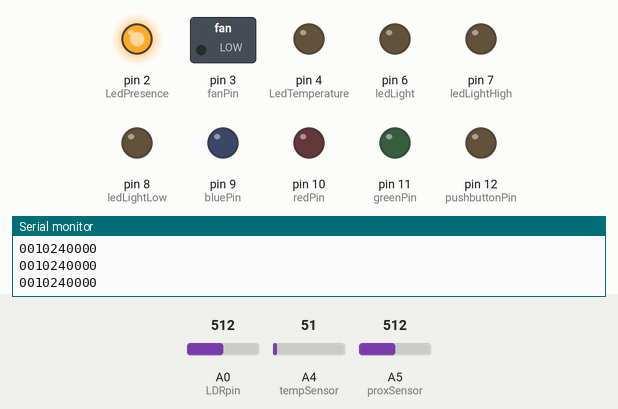
Simulated run of this sketch. Board: Arduino Uno, built with avr-gcc and run on an emulated ATmega328P. Parts: switched loads named in the sketch (green lamp = pin HIGH), output pins drawn as LEDs (lit = HIGH), the last lines printed to the serial monitor. Inputs (shaded band) come from the test bench; at power-on: A4 (tempSensor) = 51, A0 (LDRpin) = 512, A5 (proxSensor) = 512.

Above: at 1.2 s.
1.3 s: A4 (tempSensor) set to 98
2.8 s: A4 (tempSensor) set to 114
At 3.4 s:
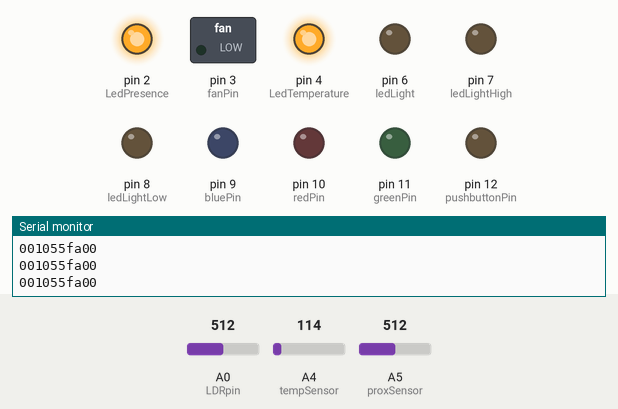
4.3 s: A0 (LDRpin) set to 654
5.8 s: A0 (LDRpin) set to 683
At 6.8 s:
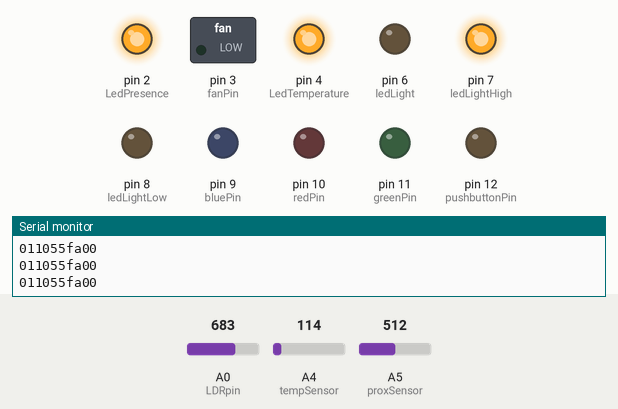
7.3 s: A5 (proxSensor) set to 103
8.8 s: A5 (proxSensor) set to 85
At 9.1 s:
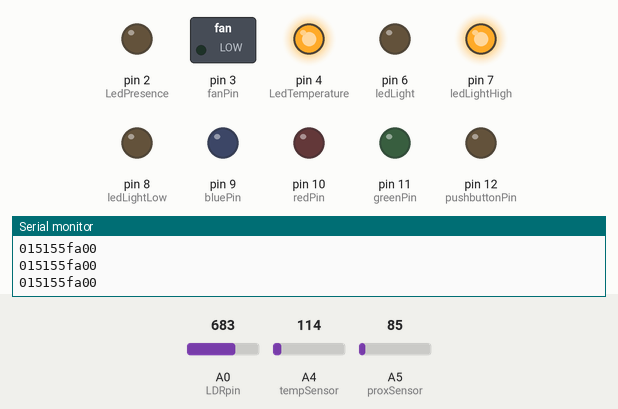
Timing chart, 0 to 11.3 s (numbered marks = the images above; inputs shaded):
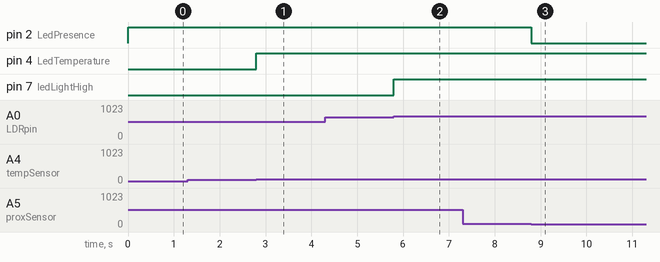

Measured:
- the behaviour switches between 102 and 103 on A4 (tempSensor) (found by bisection; images 0 and 1)
- the behaviour switches between 670 and 671 on A0 (LDRpin) (found by bisection; images 1 and 2)
- the behaviour switches between 96 and 95 on A5 (proxSensor) (found by bisection; images 2 and 3)
- after the input at 2.8 s, pin 4 (LedTemperature): LOW → HIGH at once
- after the input at 5.8 s, pin 7 (ledLightHigh): LOW → HIGH at once
- after the input at 8.8 s, pin 2 (LedPresence): HIGH → LOW at once

The sketch:

part1_vI.ino
```cpp
// libraries for the timer interrupt
#include <avr/io.h>
#include <avr/interrupt.h>


/**********************************************************
 **********************************************************
 **********************************************************
 *****
 *****                     VARIABES
 *****
 **********************************************************
 **********************************************************
 *********************************************************/


/**********************************************************
 * OPERATION MODES
 **********************************************************/
const int pushbuttonPin = 12;

int buttonPushCounter = 0;   // counter for the number of button presses
int buttonState = 0;         // current state of the button
int lastButtonState = 0;     // previous state of the button

const int redPin = 10;
const int greenPin = 11;
const int bluePin = 9;


/**********************************************************
 * LDR
 **********************************************************/
const int LDRpin = A0; //input pin for the LDR sensor

const int ledLightLow =8; //pin for LED for light off
const int ledLightHigh =7; //pin for LED for light on

const int VoltDiv =10000; //resistance used with the LDR for the voltage divisor
const int LDRvcc =5; //voltage used to supply the voltage divisor
const int LDR_uplimit = 19000;
const int LDR_downlimit = 1500;

float LDRValue = 0; // variable to store the value coming from the sensor
float LDRVolt =0; // LDR tension
float LDRes=0; // LDR resistance

//moving average variables
const int ldrNumReadings=20; // number of readings to compute moving average
float ldrReadings[ldrNumReadings]; // the readings from the analog input
int ldrIndex = 0; // the index of the current reading
float ldrTotal = 0; // the running total
float ldrAverage = 0; // the average

/**********************************************************
 * PROXIMITY
 **********************************************************/
const int proxSensor = A5; //input pin fo the proximity sensor
const int LedPresence = 2; // select the pin for the LED that detects presence

float proximity, distance;

// moving average variables
const int proximityNumReadings=5; // number of readings to compute moving average
int proximityReadings[proximityNumReadings]; // the readings from the analog input
int proximityIndex = 0; // the index of the current reading
int proximityTotal = 0; // the running total
int proximityAverage = 0; // the average


/**********************************************************
 * TEMPERATURE
 **********************************************************/
const int tempSensor = A4; //input pin for he temperature sensor
const int LedTemperature = 4; // select the pin for the LED that detects temperatures above 50ºC

float realtemp, temperature;

// moving average variables
const int tempNumReadings=5; // number of readings to compute moving average
float tempReadings[tempNumReadings]; // the readings from the analog input
int tempIndex = 0; // the index of the current reading
float tempTotal = 0; // the running total
float tempAverage = 0; // the average

/**********************************************************
 *                 Communication
 **********************************************************/
boolean printFlag=0;
String LR; //Light resistance
String PP; //proximity
String TT; //temperature
String FF; //duty cycle of fan
String LU; //duty cycle of luminaire
String messageToPC;

/**********************************************************
 *                   FAN
 **********************************************************/
const int fanPin = 3;
const int potentiometerFanPin = A1;


double pidFan_y, pidFan_u; //input reading and output value
double pidFan_ref=33; //reference
double pidFan_errorSum, pidFan_lastError; //error sum and previous erros for integral and derivative components
double pidFan_kp=22, pidFan_ki=0.01, pidFan_kd=0; //proportional, integral and derivative variables

/**********************************************************
 *                   LUMINAIRE
 **********************************************************/
const int ledLight = 6;
const int potentiometerLEDPin = A2;

int outputLEDValue=0;           /* variable that stores the output luminaire value */
double pidLED_y, pidLED_u; //input reading and output value
double pidLED_ref; //reference for the light resistance
double pidLED_errorSum, pidLED_lastError; //error sum and previous erros for integral and derivative components
double pidLED_kp=0.0005, pidLED_ki=0.000005, pidLED_kd=0.02; //proportional, integral and derivative variables


/****************************************************
 *
 *                 PID control
 *
 *****************************************************/

ISR(TIMER1_COMPA_vect){  //interrupt code

    printFlag=1;

  /*****************************
   *             LED
   ******************************/
  // get latest reading
  pidLED_y=ldrAverage;

  double error = pidLED_ref - pidLED_y; //compute current error
  pidLED_errorSum += (error * 10); //error's integral
  int errorDerivative = (error - pidLED_lastError) / 10; //error's derivative

  // calculation of PID ouput
  pidLED_u = pidLED_kp * error + pidLED_ki * pidLED_errorSum + pidLED_kd * errorDerivative;

  // save error for future derivative
  pidLED_lastError=error;

  // if PID output exceeds 255, then it is 255; if it is negative, then it is 0
  if (pidLED_u > 255) pidLED_u=255;
  if (pidLED_u < 0) pidLED_u=0;

  /*****************************
   *             FAN
   ******************************/

  //get latest reading
  pidFan_y=tempAverage;

  error =  pidFan_y - pidFan_ref; //compute current error
  pidFan_errorSum += (error * 10); //error's integral
  errorDerivative = (error - pidFan_lastError) / 10; //error's derivative

  //anti windup for the fan
  if(pidFan_ki*pidFan_errorSum > 255) pidFan_errorSum = 255/pidFan_ki;
  if(pidFan_ki*pidFan_errorSum < -255) pidFan_errorSum = -255/pidFan_ki;

  // calculation of PID ouput
  pidFan_u = pidFan_kp * error + pidFan_ki * pidFan_errorSum + pidFan_kd * errorDerivative;

  // save error for future derivative
  pidFan_lastError=error;

  pidFan_u = (pidFan_u < 0) ? -pidFan_u : pidFan_u;

  if(pidFan_u > 250) pidFan_u = 250;

  if(error<0) pidFan_u=0;  // if temperature hasn't exceeded setpoint, don't act

}


void setup() {

  cli(); //disable all interrupts

  //proximity
  //pinMode(proxSensor, INPUT);
  pinMode(LedPresence, OUTPUT);


  //temperature
  //pinMode(tempSensor, INPUT);
  pinMode(LedTemperature, OUTPUT);

  // light sensor
  pinMode(ledLightLow, OUTPUT);
  pinMode(ledLightHigh, OUTPUT);

  // luminaire
  //pinMode(potentiometerLEDPin, INPUT);
  pinMode(ledLight, OUTPUT);

  // fan
  //pinMode(potentiometerFanPin, INPUT);
  pinMode(fanPin, OUTPUT);

  //operation mode
  pinMode(pushbuttonPin, OUTPUT);
  pinMode(redPin, OUTPUT);
  pinMode(greenPin, OUTPUT);
  pinMode(bluePin, OUTPUT);

  // initialize serial communication:
  Serial.begin(115200);

  ////Set interrupt for the PID timer
  TCCR1A = 0;// set entire TCCR1A register to 0
  TCCR1B = 0;// same for TCCR1B
  TCNT1  = 0;//initialize counter value to 0
  // set compare match register for 1hz increments
  OCR1A = 625;// = (16*10^6) / (100*256) - 1 -> we want a frequency of 100 Hz (10ms) using a prescale of 256
  // turn on CTC mode
  TCCR1B |= (1 << WGM12);
  // Set CS10 and CS12 bits for 256 prescaler
  TCCR1B |= (1 << CS12);// | (1 << CS10);
  // enable timer compare interrupt
  TIMSK1 |= (1 << OCIE1A);


  // change frequency of pin 3 to reduce fan noise
  const byte mask= B11111000;
  // mask bits that are not prescale !
  int prescale = 1;

  TCCR2B = (TCCR2B & mask) | prescale;

  sei(); //enable all interrupts

}

void loop()
{
    //change PID LED reference points
    if (distance < 50) pidLED_ref=18000;
    else pidLED_ref=2000;

  /**********************************************************
   *
   * Proximity
   *
   **********************************************************/

  // read from proximity sensor
  proximity = analogRead(proxSensor);

  //// moving average to reduce noise
  // subtract the last reading:
  proximityTotal= proximityTotal - proximityReadings[proximityIndex];

  // read from the sensor:
  proximityReadings[proximityIndex] = proximity;

  // add the reading to the total:
  proximityTotal= proximityTotal + proximityReadings[proximityIndex];

  // advance to the next position in the array:
  proximityIndex = proximityIndex + 1;

  // if we're at the end of the array...
  if (proximityIndex >= proximityNumReadings)
    // ...wrap around to the beginning:
    proximityIndex = 0;

  // calculate the average:
  proximityAverage = proximityTotal / proximityNumReadings;

  //calculate distance
  distance = -0.146 * proximityAverage + 63.87;
  //Serial.println(distance,DEC);

  // workstation occupied if presence detected within 50 cm
  if (distance < 50) digitalWrite(LedPresence, HIGH);
  else digitalWrite(LedPresence, LOW);

  // equation y=-0.146x + 63.87 (in cm); it's linear in the interval [20,50] (cm)


  /**********************************************************
   *
   * Temperature
   *
   **********************************************************/

  // get temperature reading
  temperature = analogRead(tempSensor);

  // calculate real temperature from reading
  realtemp=( ( 5 * (float)temperature ) / 1023 ) / 0.01;

  // filter that doesn't accept readings which vary more than 10% from moving average
  if ( (realtemp > 1.2 * tempAverage || realtemp < 0.8 * tempAverage) && millis() > 5000) realtemp=tempAverage;

  //// moving average to reduce noise
  // subtract the last reading:
  tempTotal= tempTotal - tempReadings[tempIndex];
  // read from the sensor:
  tempReadings[tempIndex] = realtemp;
  // add the reading to the total:
  tempTotal= tempTotal + tempReadings[tempIndex];
  // advance to the next position in the array:
  tempIndex = tempIndex + 1;

  // if we're at the end of the array...
  if (tempIndex >= tempNumReadings)
    // ...wrap around to the beginning:
    tempIndex = 0;

  // calculate the average:
  tempAverage = tempTotal / tempNumReadings;

  //if temperature reaches 50º, LED ir turned on
  if (tempAverage > 50) digitalWrite(LedTemperature, HIGH);
  else digitalWrite(LedTemperature, LOW);


  /**********************************************************
   *
   * LDR
   *
   **********************************************************/

  // read the value from the sensor
  LDRValue = analogRead(LDRpin);

  //convert the LDR reading to a voltage
  LDRVolt = (5.00*LDRValue)/1023.00;

  //compute LDR resistance
  //LDRes= ( LDRvcc*VoltDiv- LDRVolt*VoltDiv) / LDRVolt; //old formula
  LDRes = ( VoltDiv * LDRVolt ) / ( 5 - LDRVolt);

  //// moving average to reduce noise
  // subtract the last reading:
  ldrTotal= ldrTotal - ldrReadings[ldrIndex];

  // read from the sensor:
  ldrReadings[ldrIndex] = LDRes;

  // add the reading to the total:
  ldrTotal= ldrTotal + ldrReadings[ldrIndex];

  // advance to the next position in the array:
  ldrIndex = ldrIndex + 1;

  // if we're at the end of the array...
  if (ldrIndex >= ldrNumReadings)
    // ...wrap around to the beginning:
    ldrIndex = 0;

  // calculate the average:
  ldrAverage = ldrTotal / ldrNumReadings;

  //change state LED
  if (LDRes < LDR_downlimit){ //there is enough light in the room
    digitalWrite(ledLightLow, HIGH);
    digitalWrite(ledLightHigh, LOW);
  }
  else if(LDRes > LDR_uplimit){ //there is not enough light in the room
    digitalWrite(ledLightHigh, HIGH);
    digitalWrite(ledLightLow, LOW);
  }
  else{ //there is so-so light in the room
    digitalWrite(ledLightLow, LOW);
    digitalWrite(ledLightHigh, LOW);
  }

  /**********************************************************
   *
   *                 COMMUNICATION TO PC
   *
   **********************************************************/

   LR = String(map(ldrAverage,0,1000000,0,99),DEC);
   if(LR.length() == 1) LR = String("0" + LR);

   distance = (distance > 0) ? distance : -distance;
   PP = String((int)distance,DEC);
   if(PP.length() == 1) PP = String("0" + PP);

   TT = String((int)((tempAverage > 99) ? 99 : tempAverage),DEC);
   if(TT.length() == 1) TT = String("0" + TT);

   FF = String((int)pidFan_u, HEX);
   if (FF.length() == 1) FF = String("0" + FF);

   LU = String((int)outputLEDValue, HEX);
   if (LU.length() == 1) LU = String("0" + LU);

   messageToPC = String(LR + PP + TT + FF + LU);


   // printFlag turns 1 with 10ms timer
   if (printFlag == 1 && messageToPC.length()==10){
       Serial.println(messageToPC);

       /* Serial.println("LR="+LR); */
       /* Serial.println("PP="+PP); */
       /* Serial.println("TT="+TT); */
       /* Serial.println("FF="+FF); */
       /* Serial.println("LU="+LU); */

       printFlag=0;
   }

  /**********************************************************
   *
   * OPERATION MODES
   *
   **********************************************************/


   // read the pushbutton input pin:
   buttonState = digitalRead(pushbuttonPin);

   // compare the buttonState to its previous state
   if (buttonState == HIGH && lastButtonState == LOW) {
       buttonPushCounter++;
       if(buttonPushCounter > 3) buttonPushCounter = 0;
       //Serial.println(buttonPushCounter,DEC);
   }

   // save the current state as the last state,
   //for next time through the loop
   lastButtonState = buttonState;

   switch (buttonPushCounter){
   case 1: //Manual
       {
           digitalWrite(redPin, LOW);
           digitalWrite(greenPin, HIGH);
           digitalWrite(bluePin, LOW);

           //read fan pot and drive fan
           int potentiometerFanValue = analogRead(potentiometerFanPin);
           potentiometerFanValue=map(potentiometerFanValue,0,1023,0,255);
           analogWrite(fanPin,potentiometerFanValue);

           //read potentiometer and drive luminaire accordingly
           int potentiometerLEDValue = analogRead(potentiometerLEDPin);
           potentiometerLEDValue = map(potentiometerLEDValue,0,1023,0,255);
           /* analogWrite(ledLight,potentiometerLEDValue);  */
           outputLEDValue=potentiometerLEDValue;
           break;
       }
   case 2: //Serial
       {
           digitalWrite(redPin, LOW);
           digitalWrite(greenPin, LOW);
           digitalWrite(bluePin, HIGH);

           // make sure there is data in serial line. In case there is not, keeps the luminaire as it is
           if (Serial.available() == 2) {
               //read the incoming bytes:
               unsigned int incomingByte1 = Serial.read();

               /* 32 is the offset between upper and lower case */
               incomingByte1 = (incomingByte1 > 97) ? incomingByte1 - 32 : incomingByte1;

               if(incomingByte1 > 47 && incomingByte1 < 58) //number
                   incomingByte1 = incomingByte1-48;
               else //letter
                   incomingByte1 = 10 + (incomingByte1 - 65); //Ascii A is 65

               unsigned int incomingByte2 = Serial.read();
               incomingByte2 = (incomingByte2 > 97) ? incomingByte2 - 32 : incomingByte2;

               if(incomingByte2 > 47 && incomingByte2 < 58)
                   incomingByte2 = incomingByte2-48;
               else
                   incomingByte2 = 10 + (incomingByte2 - 65); //Ascii A is 65

               //calculate % value of the control command
               int control = incomingByte1 *16 + incomingByte2;


               /* Serial.print("vailable\t"); */
               /* Serial.println(Serial.available(),DEC); */
               /* Serial.print("Byte1:\t"); */
               /* Serial.println(incomingByte1,DEC); */
               /* Serial.print("Byte2:\t"); */
               /* Serial.println(incomingByte2,DEC);         */
               /* Serial.print("control: "); */
               /* Serial.println(control,DEC); */

               //use the value received from pc to control luminaire
               /* analogWrite(ledLight, control);  */
               outputLEDValue=control;
           }


           //clean buffer
           while(Serial.available()){
               Serial.read();
           }


           break;
       }
   case 3: //PID
       {
           digitalWrite(redPin, HIGH);
           digitalWrite(greenPin, LOW);
           digitalWrite(bluePin, LOW);

           // writes latest PID value to fan
           analogWrite(fanPin,255);

           // writes latest PID value to luminaire
           /* analogWrite(ledLight,pidLED_u); */
           outputLEDValue=pidLED_u;

           break;
       }
   default: //=OFF
       {
           digitalWrite(redPin, LOW);
           digitalWrite(greenPin, LOW);
           digitalWrite(bluePin, LOW);
           outputLEDValue=0;
           break;
       }
   }
   analogWrite(ledLight,outputLEDValue);

}
```
